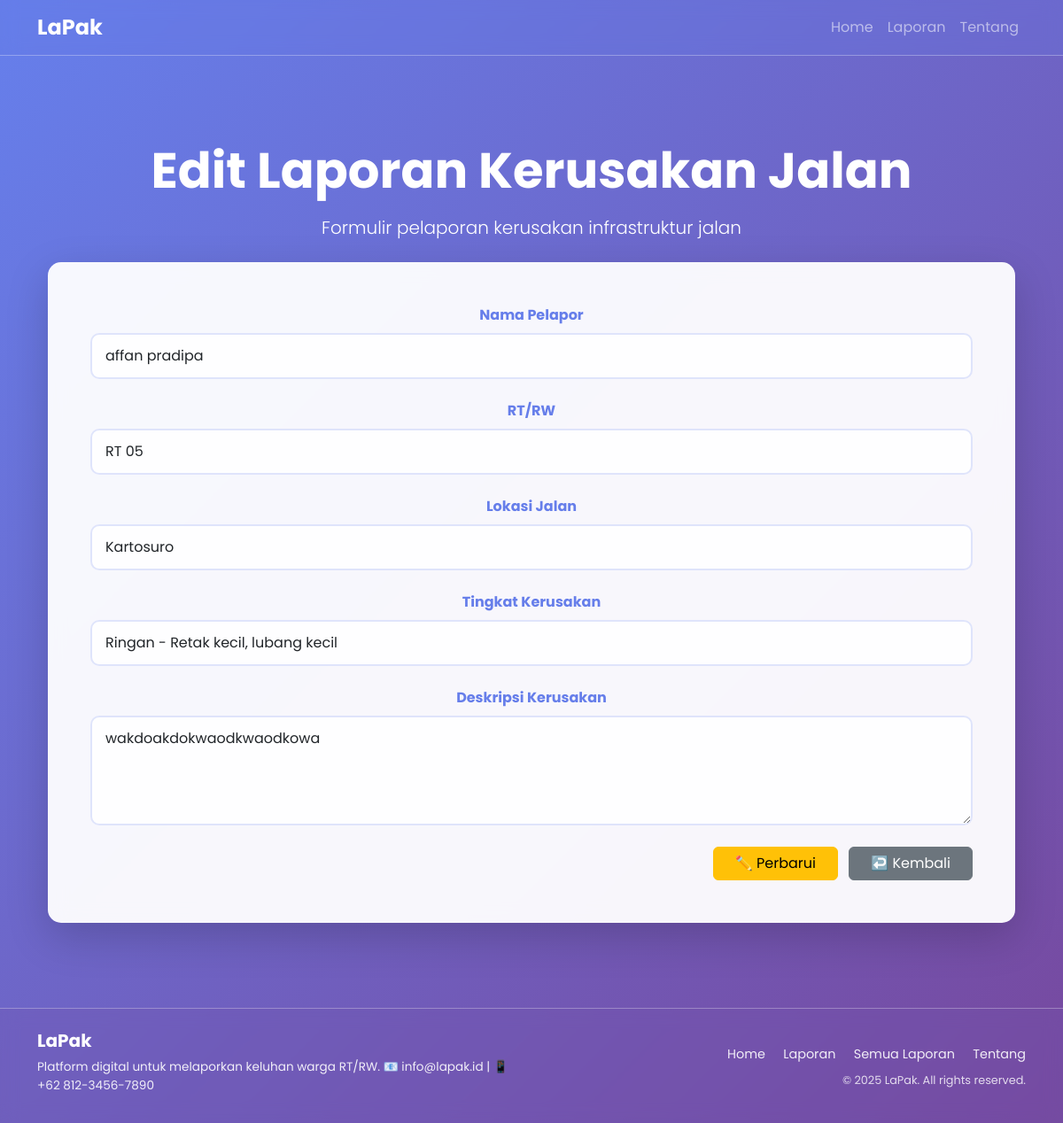
Page /laporan/edit/6 on the committed database.
### tables this page shows
CREATE TABLE "laporan631" (
	"id_laporan"	INTEGER,
	"nama_pelapor"	TEXT,
	"rt"	TEXT,
	"lokasi_jalan"	TEXT,
	"tingkat_kerusakan"	TEXT,
	"deskripsi_kerusakan"	TEXT,
	PRIMARY KEY("id_laporan" AUTOINCREMENT)
);

### App.py (the view, shortened to what this page needs)
@app.route('/laporan/edit/<int:id>', methods=['GET', 'PUT'])
def edit(id):
    laporan = Model631.getLaporanById(id)
    return render_template('laporan1.html', action='Edit', laporan=laporan)

### DBConnection.py (called while the page is built)
def get_db_connection():
    conn = sqlite3.connect(DB_NAME)
    conn.row_factory = sqlite3.Row
    return conn

### Model631.py (called while the page is built)
def getLaporanById(id_laporan):
    conn = DBConnection.get_db_connection()
    laporan = conn.execute("SELECT * FROM laporan631 WHERE id_laporan = ?", (id_laporan,)).fetchone()
    conn.close()
    return laporan

### Templates/laporan1.html (shortened to what this page needs)
{% extends "base.html" %}
{% block tengah8 %}
<h1 class="display-4 fw-bold mb-3">{{ action }} Laporan Kerusakan Jalan</h1>
<p class="lead mb-4">Formulir pelaporan kerusakan infrastruktur jalan</p>
<div class="container mt-4">
  <div class="card border-0 shadow-lg" style="background: rgba(255, 255, 255, 0.95); backdrop-filter: blur(10px); border-radius: 15px; box-shadow: 0 10px 40px rgba(102, 126, 234, 0.3), 0 0 20px rgba(118, 75, 162, 0.2);">
    <div class="card-body p-5">
      <form id="laporanForm" class="needs-validation" novalidate>
        <div class="mb-4">
          <label for="namaPelapor" class="form-label fw-bold" style="color: #667eea;">Nama Pelapor</label>
          <input type="text" name="namaPelapor631" class="form-control form-input" id="namaPelapor"
                 value="{{ laporan[1] if laporan else '' }}" placeholder="Masukkan nama lengkap Anda" required>
        </div>
        <div class="mb-4">
          <label for="rtRw" class="form-label fw-bold" style="color: #667eea;">RT/RW</label>
          <input type="text" name="rtRw631" class="form-control form-input" id="rtRw"
                 value="{{ laporan[2] if laporan else '' }}" placeholder="Contoh: RT 05/RW 03" required>
        </div>
        <div class="mb-4">
          <label for="lokasiJalan" class="form-label fw-bold" style="color: #667eea;">Lokasi Jalan</label>
          <input type="text" name="lokasiJalan631" class="form-control form-input" id="lokasiJalan"
                 value="{{ laporan[3] if laporan else '' }}" placeholder="Masukkan nama jalan atau lokasi spesifik" required>
        </div>
        <div class="mb-4">
          <label for="tingkatKerusakan" class="form-label fw-bold" style="color: #667eea;">Tingkat Kerusakan</label>
          <select name="tingkatKerusakan631" class="form-select form-input" id="tingkatKerusakan" required>
            <option value="Ringan - Retak kecil, lubang kecil" {% if laporan and laporan[4] == 'Ringan - Retak kecil, lubang kecil' %}selected{% endif %}>Ringan - Retak kecil, lubang kecil</option>
          </select>
        </div>
        <div class="mb-4">
          <label for="deskripsiKerusakan" class="form-label fw-bold" style="color: #667eea;">Deskripsi Kerusakan</label>
          <textarea name="deskripsiKerusakan631" class="form-control form-input" id="deskripsiKerusakan" rows="4"
                    placeholder="Jelaskan secara detail kondisi kerusakan jalan yang ditemukan" required>{{ laporan[5] if laporan else '' }}</textarea>
        </div>
        <div class="text-end mt-4">
          {% if action == 'Edit' %}
          <button type="submit" class="btn btn-warning px-4 btn_edit" data-edit-url="{{ url_for('edit', id=laporan[0]) }}">✏️ Perbarui</button>
          {% else %}
          <button type="submit" class="btn-submit btn_simpan">
            <span>💾 Simpan</span>
            <i class="ms-2">→</i>
          </button>
          {% endif %}
          <a href="{{ url_for('laporantabel') }}" class="btn btn-secondary px-4 ms-2">↩️ Kembali</a>
        </div>
      </form>
    </div>
  </div>
</div>
{% endblock %}

### Templates/base.html (style rules this page uses)
* { font-family: "Poppins", sans-serif; }
body { display: flex; flex-direction: column; min-height: 100vh; background: linear-gradient(135deg, #667eea 0%, #764ba2 100%); }

### Templates/laporan1.html (style rules this page uses)
.form-input { border: 2px solid rgba(102, 126, 234, 0.2); border-radius: 10px; padding: 12px 15px; transition: all 0.3s ease; background: rgba(255, 255, 255, 0.9); }

### rows in the picture
laporan631: namaPelapor631 "affan pradipa", rtRw631 "RT 05", lokasiJalan631 "Kartosuro", tingkatKerusakan631 "Ringan - Retak kecil, lubang kecil", deskripsiKerusakan631 "wakdoakdokwaodkwaodkowa"

### other values in the picture
{{ action }} "Edit"
